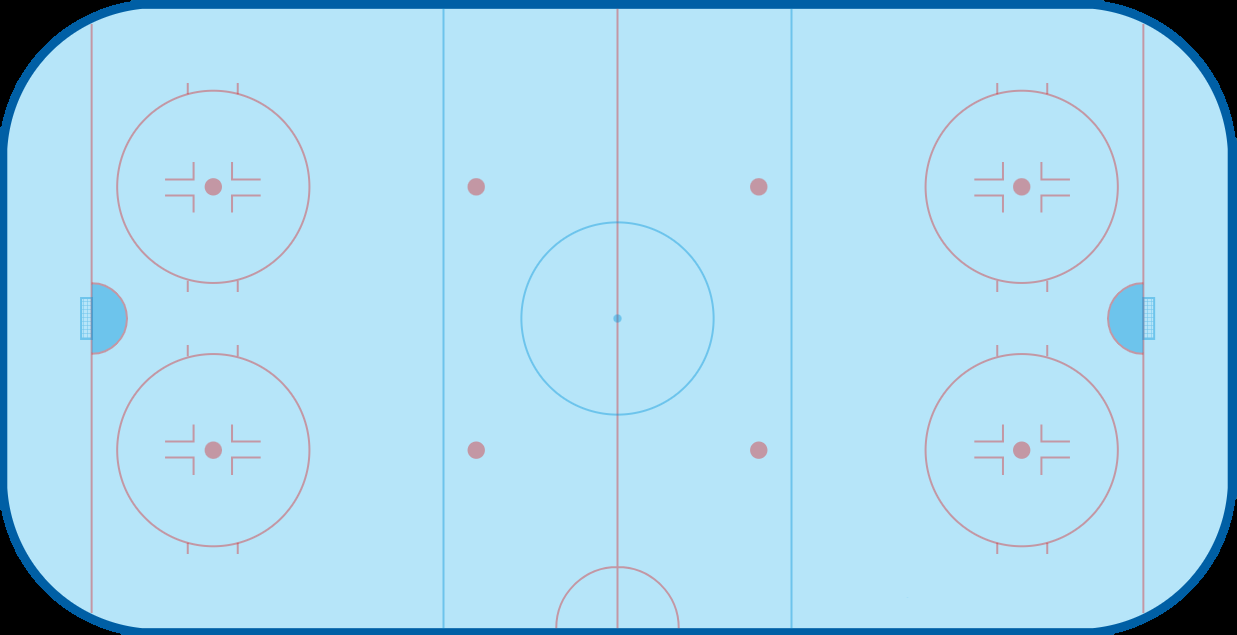
#> input picture icebig.png, 1237 x 635 px, found by its file name
$ python draw.py
#> lines starting #> are read from the running program, lines starting #| are printed output that depends on the picture
from PIL import Image, ImageDraw, ImageFont
import random
from random import randint

players = [
    'niko',
    'vaiber',
    'Dead',
    'Federico',
    'Slend',
    'dro9',
    'spaceuk',
    'lord'
]
score = [0,0]

frames = []
font = ImageFont.truetype("arial.ttf",15)
font2 = ImageFont.truetype("arial.ttf",30)
# get an image
def redgoal(s1,s2):
    global frames
    with Image.open("PATH TO FILE/icebig.png").convert("RGBA") as base:
        sc = str(s1)+' - '+str(s2)

        global puck
        puck = 0
        draw = ImageDraw.Draw(base)
        draw.text((1,1),sc,font = font2, fill="yellow")
        draw.ellipse((105,300,135,330), fill=(255,0,0), outline=(0,0,0))
        draw.text((105,285),players[3],font=font,fill="black")
        draw.ellipse((1102,300,1132,330), fill=(0,0,255), outline=(0,0,0))
        draw.text((1102,285),players[7],font=font,fill="black")

        def playerA(i):
            global puck
            x1 = randint(100,1137)
            y1 = randint(20, 595)
            draw.ellipse((x1,y1,x1+30,y1+30), fill=(255,0,0), outline=(0,0,0))
            draw.text((x1,y1-15),players[i],font=font,fill="black")
            if puck==0:
                puck = 1
                p1 = randint(-1,1)
                if p1>0: p1=p1+19+15
                elif p1<0: p1=p1-19+15
                elif p1==0: p1=p1+15+19

                p2 = randint(-1,1)
                if p2>0: p2=p2+19+15
                elif p2<0: p2=p2-19+15
                elif p2==0: p2=p2+15+19

                draw.line((x1+p1+6,y1+p2+6,1140,randint(300,335)),fill="yellow",width=3)
                draw.ellipse((x1+p1,y1+p2,x1+p1+15,y1+p2+15), fill=(0,0,0), outline=(0,0,0))
        def playerB(i):
            x1 = randint(100,1137)
            y1 = randint(20, 595)
            draw.ellipse((x1,y1,x1+30,y1+30), fill=(0,0,255), outline=(0,0,0))
            draw.text((x1,y1-15),players[i],font=font,fill="black")

        for i in range(3):
            playerA(i)
        for i in range(4,7):
            playerB(i)

    frames.append(base)

def bluegoal(s1,s2):
#> called with s1 = 0, s2 = 1
    global frames
    with Image.open("PATH TO FILE/icebig.png").convert("RGBA") as base:
        sc = str(s1)+' - '+str(s2)

        global puck
        puck = 0
        draw = ImageDraw.Draw(base)
        draw.text((1,1),sc,font = font2, fill="yellow")
        draw.ellipse((105,300,135,330), fill=(255,0,0), outline=(0,0,0))
        draw.text((105,285),players[3],font=font,fill="black")
        draw.ellipse((1102,300,1132,330), fill=(0,0,255), outline=(0,0,0))
        draw.text((1102,285),players[7],font=font,fill="black")
        def playerA(i):
            global puck
            x1 = randint(100,1137)
            y1 = randint(20, 595)
            draw.ellipse((x1,y1,x1+30,y1+30), fill=(255,0,0), outline=(0,0,0))
            draw.text((x1,y1-15),players[i],font=font,fill="black")

        def playerB(i):
            global puck
            x1 = randint(100,1137)
            y1 = randint(20, 595)
            draw.ellipse((x1,y1,x1+30,y1+30), fill=(0,0,255), outline=(0,0,0))
            draw.text((x1,y1-15),players[i],font=font,fill="black")
            if puck==0:
                puck = 1
                p1 = randint(-1,1)
                if p1>0: p1=p1+19+15
                elif p1<0: p1=p1-19+15
                elif p1==0: p1=p1+15+19

                p2 = randint(-1,1)
                if p2>0: p2=p2+19+15
                elif p2<0: p2=p2-19+15
                elif p2==0: p2=p2+15+19

                draw.line((x1+p1+6,y1+p2+6,90,randint(300,335)),fill="yellow",width=3)
                draw.ellipse((x1+p1,y1+p2,x1+p1+15,y1+p2+15), fill=(0,0,0), outline=(0,0,0))


        for i in range(3):
            playerA(i)
        for i in range(4,7):
            playerB(i)

    frames.append(base)

for i in range(randint(3,13)):
    if randint(0,1)==0:
        score[0]+=1
        redgoal(score[0],score[1])

    else:
        score[1]+=1
        bluegoal(score[0],score[1])


frames[0].save('PATH TO FILE/montage.gif',
    save_all = True,
    append_images= frames[1:],
    optimize = True,
    duration = 2000,
    loop = 0
)
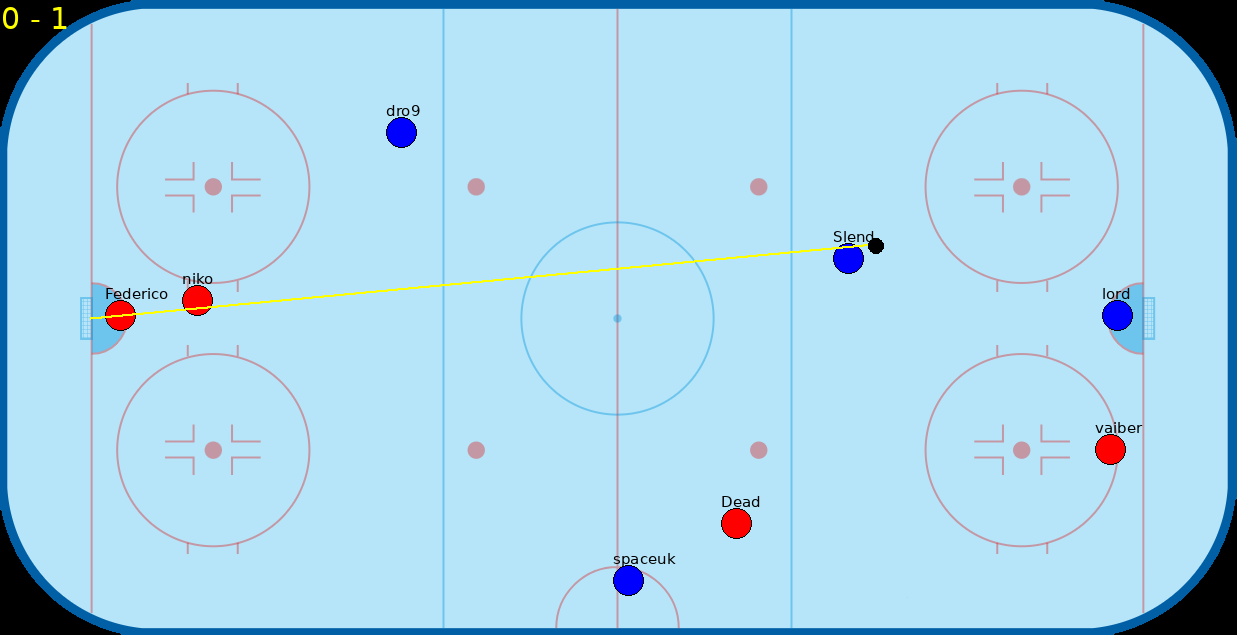
#> saved as montage.gif: PIL image 1237x635 RGBA; mean R, G, B, A 169.8, 214.9, 236.2, 255
